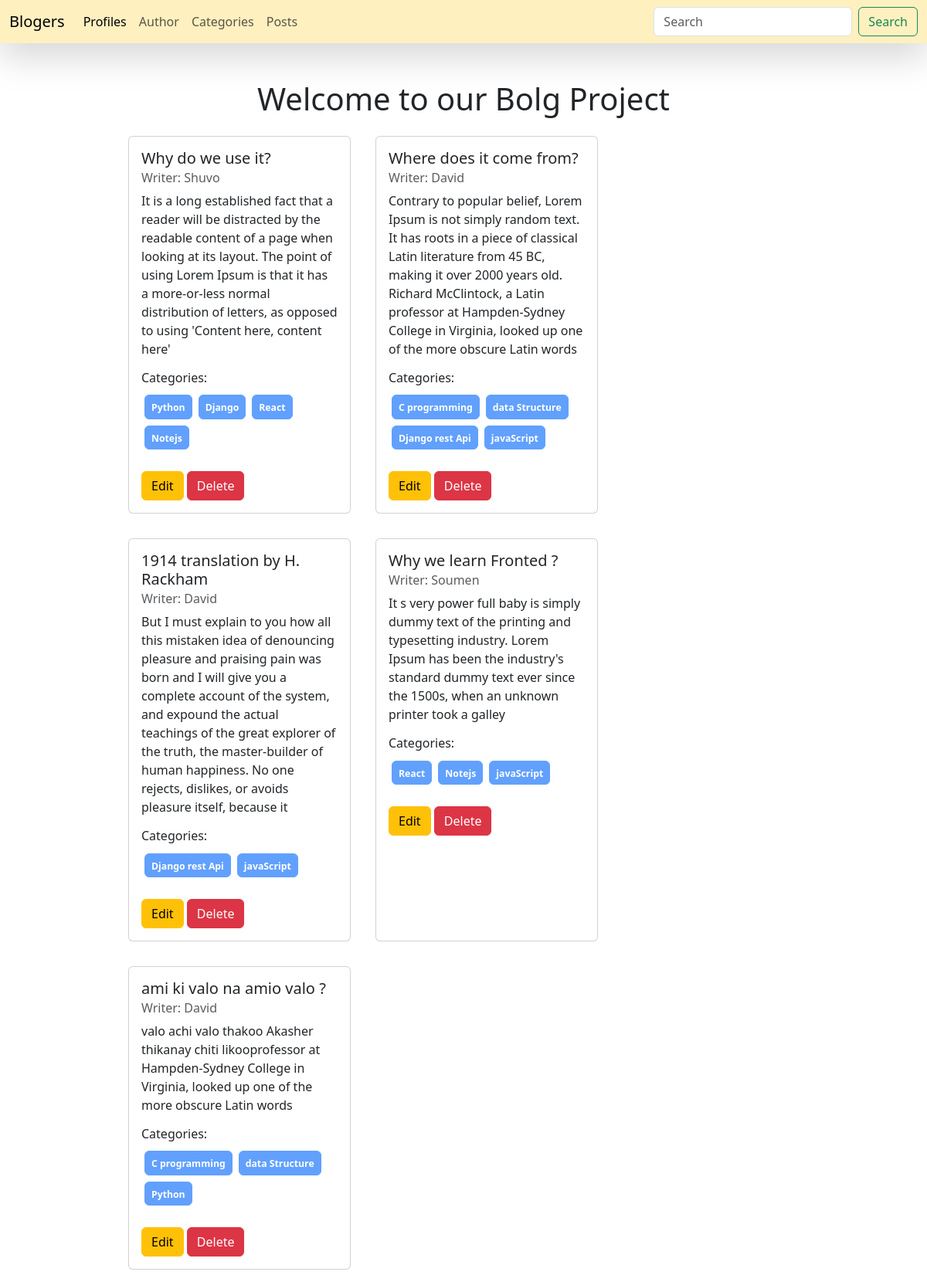
The app's page /, older data.
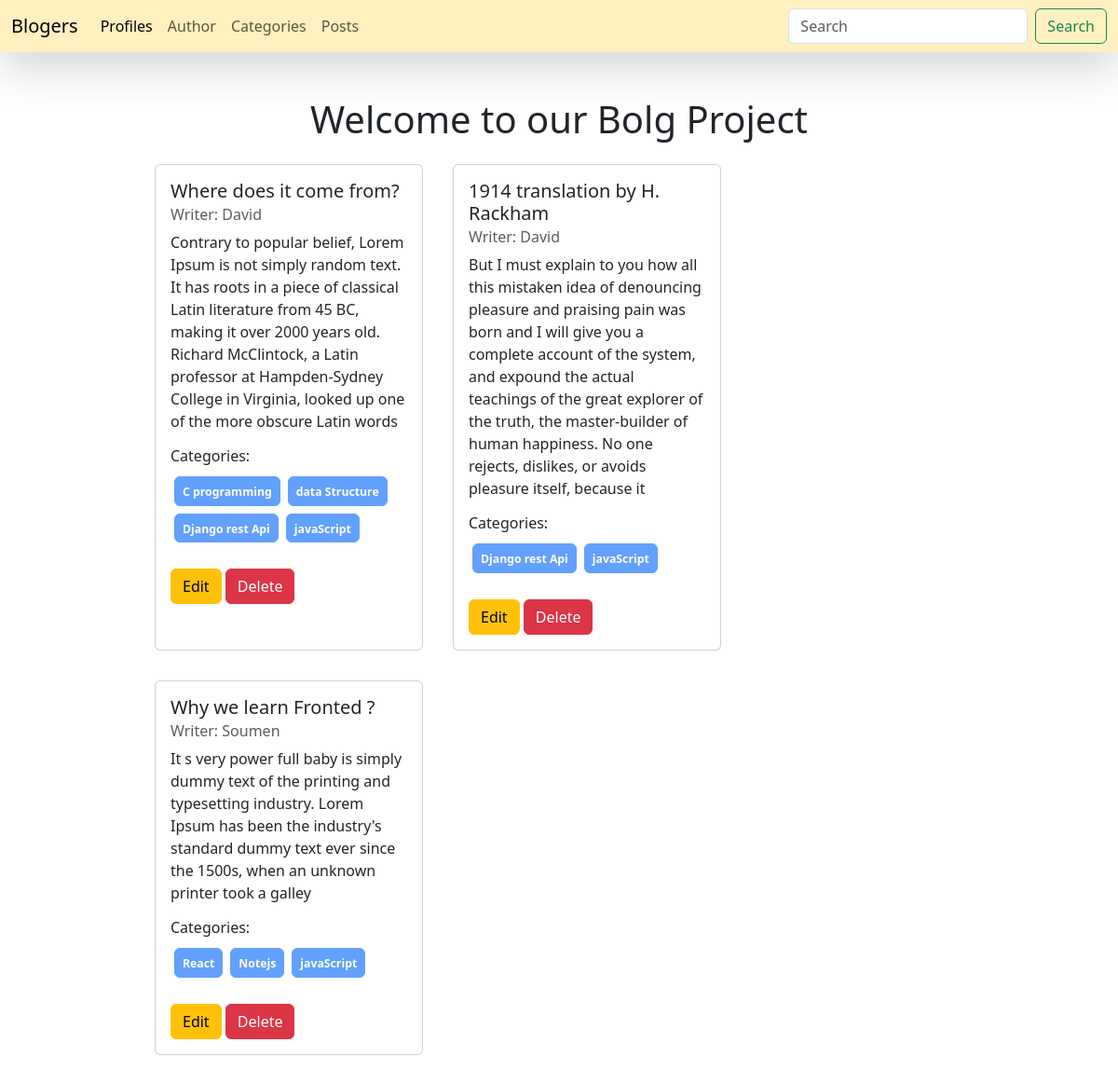
The same page, newer data.
### Posts/models.py (models this page shows, shortened)
class Posts(models.Model):
    Name  = models.CharField(max_length=100)
    Content = models.TextField()
    category = models.ManyToManyField(Category)
    author = models.ForeignKey(Author,on_delete=models.CASCADE)

### Author/models.py (models this page shows, shortened)
class Author(models.Model):
    Name = models.CharField(max_length=100)
    Bio = models.TextField()
    Phone_Number = models.CharField(max_length=12)

### Categories/models.py (models this page shows, shortened)
class Category(models.Model):
    Name = models.CharField(max_length=100)

### BlogProject/views.py (the view)
# urls.py: path('', views.Home, name="home"),
def Home(request):
    data = Posts.objects.all()
    return render(request,'home.html',{"data":data})

### templates/home.html
{% extends "base.html" %}
{% block content %}
<h1 class="text-center mt-5" >Welcome to our Bolg Project</h1>
<div style="width: 75%; margin: auto;">
    <div class='d-flex flex-wrap justify-content center align-item-center '>
        {% for i in data  %}
            <div class="card col-sm-3 m-3" style="width: 18rem;">
                <div class="card-body">
                    <h5 class="card-title">{{i.Name}}</h5>
                    <h6 class="card-subtitle mb-2 text-body-secondary">Writer: {{i.author.Name}}</h6>
                    <p class="card-text">{{i.Content}}</p>
                    <div class ='mb-4'>
                        <h6>Categories:</h6>
                        <div class='d-flex flex-wrap' >
                            {% for cat in i.category.all %}
                                <button class="btn btn-primary btn-opasity-25 rounded btn-sm m-1 fw-bold" disabled ><small>{{cat.Name}} </small></button>
                            {% endfor %}
                        </div>
                    </div>
                    <a href="{% url "edit" i.id %}" class="btn btn-warning">Edit</a>
                    <a href="{% url "delete" i.id %}" class="btn btn-danger">Delete</a>
                </div>
            </div>
    {% endfor %}
    </div>
</div>
{% endblock content %}

Row changes from the older to the newer data that the page shows:
removed Posts: Name "Why do we use it?", author.Name "Shuvo", Content "It is a long established fact that a reader will be distracted by the readable content of a page when looking at its layout. The point of using Lorem Ipsum is that it has a more-or-less normal distribution of letters, as opposed to using 'Content here, content here'", Category (Name "React"), Category (Name "Notejs")
no longer on this page (row unchanged): Category: Name "Python"
no longer on this page (row unchanged): Category: Name "Django", shown under "Why do we use it?"
removed Posts: Name "ami ki valo na amio valo ?", author.Name "David", Content "valo achi valo thakoo Akasher thikanay chiti likooprofessor at Hampden-Sydney College in Virginia, looked up one of the more obscure Latin words", Category (Name "C programming"), Category (Name "data Structure")
